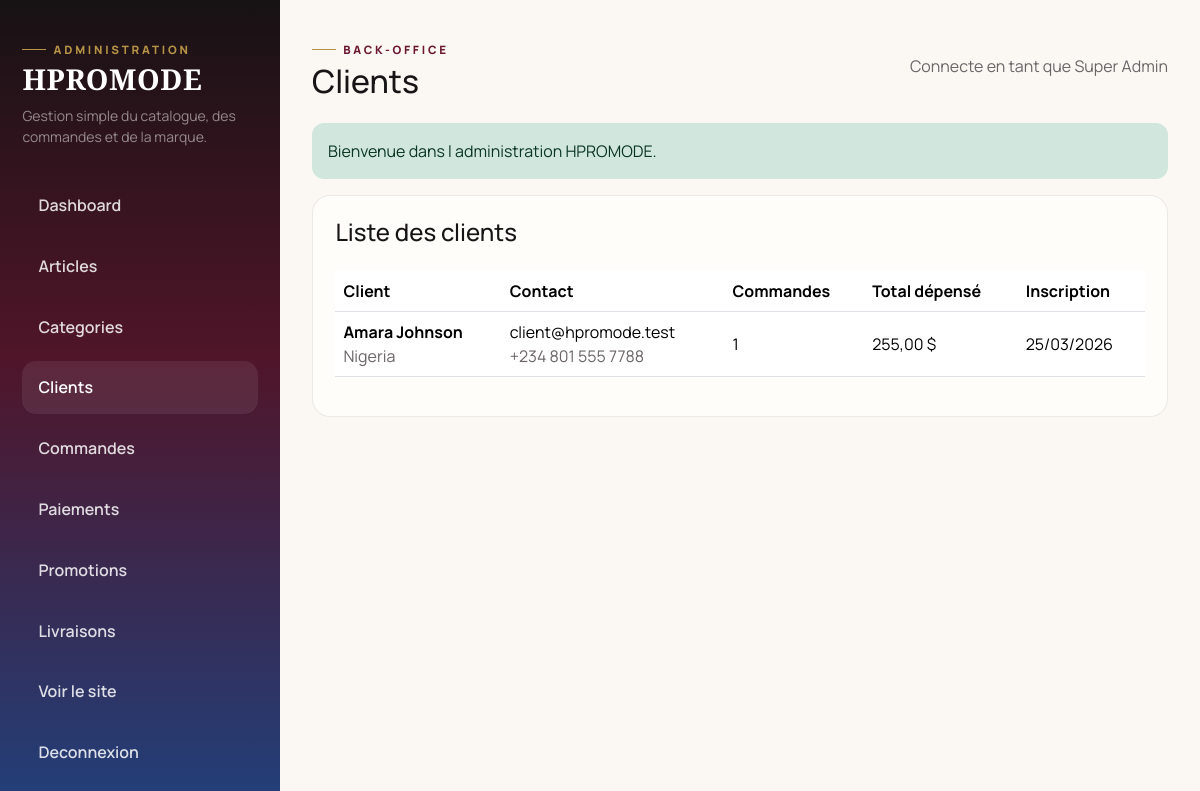
The page /admin/customers.php (signed in) on the database its author committed.
### tables this page shows
CREATE TABLE users (
    id INT AUTO_INCREMENT PRIMARY KEY,
    first_name VARCHAR(100) NOT NULL,
    last_name VARCHAR(100) NOT NULL,
    email VARCHAR(180) NOT NULL UNIQUE,
    phone VARCHAR(50) DEFAULT NULL,
    password VARCHAR(255) NOT NULL,
    address VARCHAR(255) DEFAULT NULL,
    city VARCHAR(120) DEFAULT NULL,
    country VARCHAR(120) DEFAULT NULL,
    created_at TIMESTAMP DEFAULT CURRENT_TIMESTAMP
);

### includes/functions.php (called while the page is built, shortened)
<?php
function e($value)
{
    $value = (string) $value;
    return htmlspecialchars($value, ENT_QUOTES, 'UTF-8');
}
function format_price($price)
{
    return number_format((float) $price, 2, ',', ' ') . ' $';
}

### admin/customers.php (the view, shortened to what this page needs)
<?php
require_once __DIR__ . '/includes_top.php';
$customers = $pdo->query(
    'SELECT u.*, COUNT(o.id) AS order_count, COALESCE(SUM(o.total_amount), 0) AS total_spent
     FROM users u
     LEFT JOIN orders o ON o.user_id = u.id
     GROUP BY u.id
     ORDER BY u.created_at DESC'
)->fetchAll();
?>
<div class="glass-panel">
    <h3 class="h4 mb-4">Liste des clients</h3>
    <div class="table-responsive">
        <table class="table align-middle">
            <thead>
                <tr>
                    <th>Client</th>
                    <th>Contact</th>
                    <th>Commandes</th>
                    <th>Total dépensé</th>
                    <th>Inscription</th>
                </tr>
            </thead>
            <tbody>
                <?php foreach ($customers as $customer): ?>
                    <tr>
                        <td>
                            <strong><?= e($customer['first_name'] . ' ' . $customer['last_name']) ?></strong>
                            <div class="small-muted"><?= e($customer['country'] ?: 'Pays non renseigné') ?></div>
                        </td>
                        <td>
                            <div><?= e($customer['email']) ?></div>
                            <div class="small-muted"><?= e($customer['phone'] ?: 'Téléphone non renseigné') ?></div>
                        </td>
                        <td><?= (int) $customer['order_count'] ?></td>
                        <td><?= format_price((float) $customer['total_spent']) ?></td>
                        <td><?= e(date('d/m/Y', strtotime($customer['created_at']))) ?></td>
                    </tr>
                <?php endforeach; ?>
            </tbody>
        </table>
    </div>
</div>
<?php require_once __DIR__ . '/includes_bottom.php'; ?>

### assets/css/style.css (style rules this page uses)
:root { --bg: #fbf8f4; --surface: #fffdf9; --surface-soft: #f3eee8; --ink: #171415; --muted: #6b6567; --line: rgba(23, 20, 21, 0.08); --line-strong: rgba(23, 20, 21, 0.14); --bordeaux: #6b1830; --royal: #244a8f; --gold: #b69346; --gold-soft: #dfcb95; --radius-xl: 26px; --radius-lg: 18px; --radius-md: 12px; }
* { box-sizing: border-box; }
html { scroll-behavior: smooth; }
body { margin: 0; font-family: 'Manrope', sans-serif; color: var(--ink); background: var(--bg); min-height: 100vh; }
.small-muted { color: var(--muted); }
.summary-card, .filter-card, .glass-panel { background: var(--surface); border: 1px solid var(--line); border-radius: var(--radius-lg); }
.summary-card, .filter-card, .glass-panel, .auth-card { padding: 1.4rem; }
.admin-body, .admin-login-body { background: var(--bg); }

### rows shown on the page
users: first_name+last_name "Amara Johnson", country "Nigeria", email "client@hpromode.test", phone "+234 801 555 7788", order_count "1", total_spent "255,00 $", created_at "25/03/2026"

### other values the page prints
isset($pageTitle) ? $pageTitle : 'Administration' "Clients"
array_value(current_admin(), 'name', 'Administrateur') "Super Admin"
$message "Bienvenue dans l administration HPROMODE."
